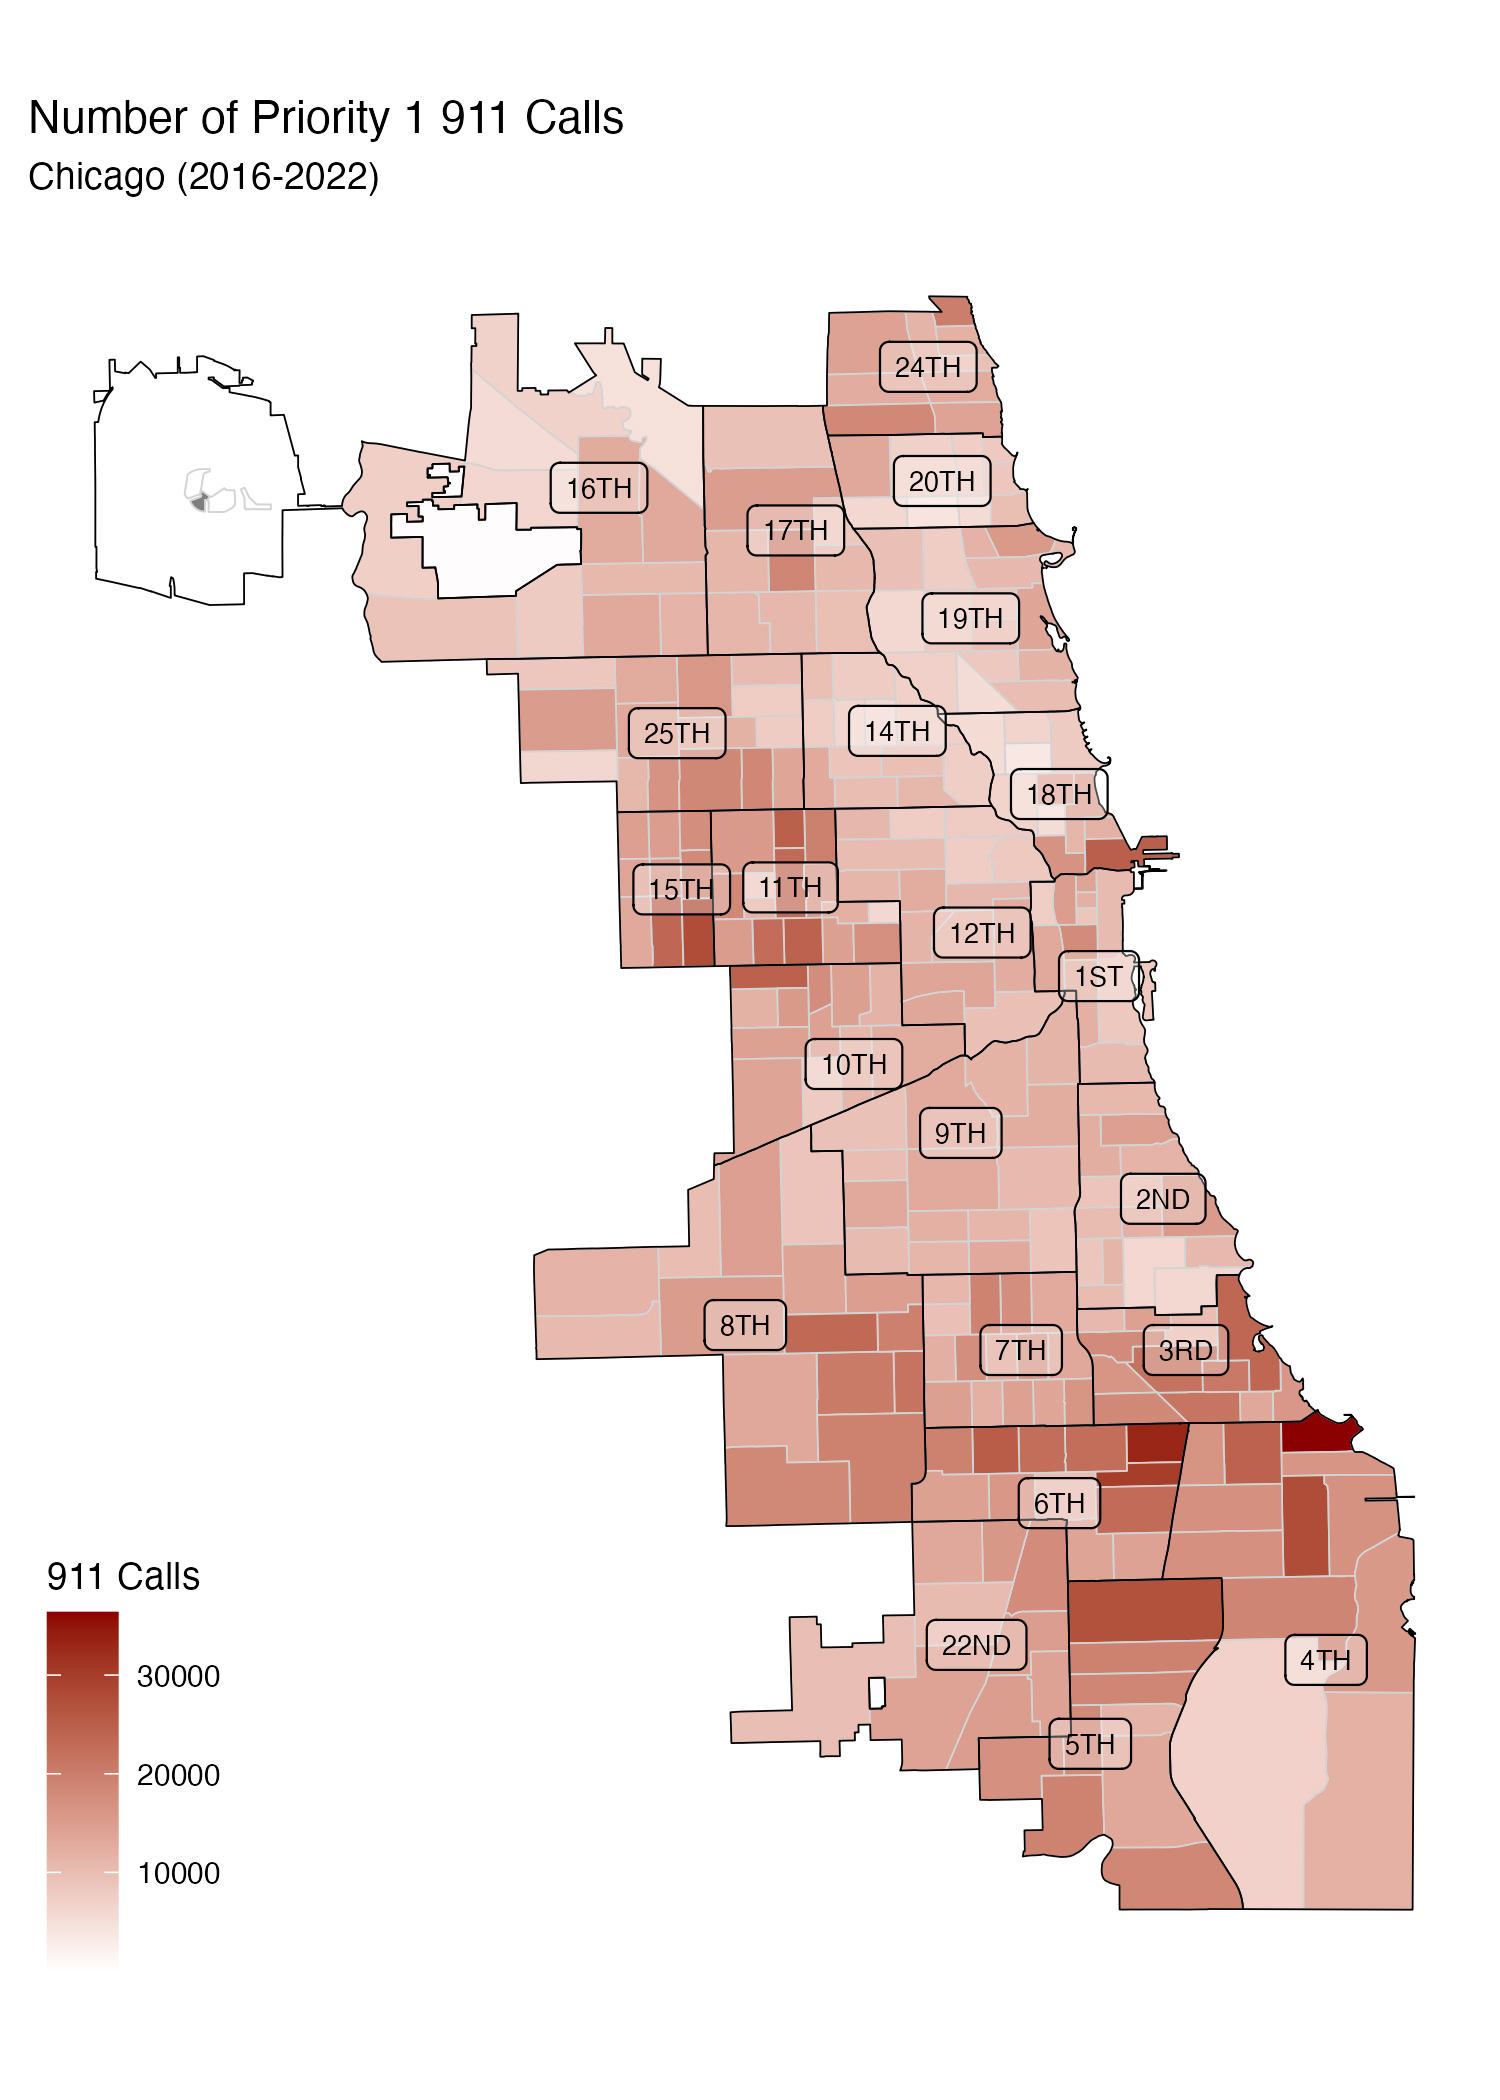

Generate this figure with R:
## Purpose of script:
##
## Author: Michael Topper
##
## Date Last Edited: 2023-04-12
##

library(tidyverse)
library(sf)
library(mapview)
library(gridExtra)

## to create the crime graph
## just need to connect an aggregate number of 911 calls
## to the beat_num in the beat data.
## then can follow the shotspotter map 

if (!exists("dispatch_panel")){
  dispatch_panel <- read_csv(here::here("analysis_data/xxdispatches_clevel.csv"))
  ## priority 1 dispatches only
  dispatch_panel_p1 <- dispatch_panel %>% 
    filter(priority_code ==1)
}

sst <- read_csv("created_data/sst_dispatch_cpd.csv")
chicago_lines <- st_read("raw_data/chicago_boundary/geo_export_2af99ea9-183c-440b-82a5-67f4a40e66d4.shp")
chicago_beats <- st_read("raw_data/boundaries_beats/geo_export_470ee887-3356-4951-a604-91d3441678cf.shp")

aggregate_sst <- sst %>% 
  mutate(sst = 1) %>% 
  group_by(beat_of_occurrence) %>% 
  summarize(number_sst = n()) %>% 
  ungroup()

aggregate_911 <- dispatch_panel_p1 %>% 
  group_by(beat_of_occurrence) %>% 
  summarize(number_911 = n(), number_gun = sum(gun_crime_report)) %>% 
  ungroup()

crime_locations <- chicago_beats %>% 
  left_join(aggregate_911, join_by("beat_num" == "beat_of_occurrence")) %>% 
  left_join(aggregate_sst, join_by("beat_num" == "beat_of_occurrence"))


map_sst <- crime_locations %>% 
  mutate(number_sst = replace_na(number_sst, 0)) %>% 
  ggplot() +
  geom_sf(aes(fill = number_sst), color = "light grey") +
  geom_sf(data = chicago_lines, fill = NA, color = "black") +
  geom_sf_label(data = chicago_lines %>% 
                  filter(dist_label != "31ST"), aes(label = dist_label),
                nudge_x = 0.005,
                size = 2.5,
                alpha = 0.3) +
  scale_fill_gradient(low = "white", high = "dark red") +
  labs(fill = "SST Dispatches") +
  ggthemes::theme_map() +
  ggtitle("Number of ShotSpotter Dispatches", subtitle = "Chicago (2016-2022)") +
  theme(plot.title = element_text(size = 16),
        plot.subtitle = element_text(size = 12),
        axis.title.x = element_blank(),
        axis.title.y = element_blank())



map_911 <- crime_locations %>% 
  ggplot() +
  geom_sf(aes(fill = number_911), color = "light grey") +
  geom_sf(data = chicago_lines, fill = NA, color = "black") +
  geom_sf_label(data = chicago_lines %>% 
                  filter(dist_label != "31ST"), aes(label = dist_label),
                nudge_x = 0.005,
                size = 2.5,
                alpha = 0.3) +
  scale_fill_gradient(low = "white", high = "dark red") +
  labs(fill = "911 Calls") +
  ggthemes::theme_map() +
  ggtitle("Number of 911 Calls", subtitle = "Chicago (2016-2022)") +
  theme(plot.title = element_text(size = 16),
        plot.subtitle = element_text(size = 12),
        axis.title.x = element_blank(),
        axis.title.y = element_blank())

map_911_gun <- crime_locations %>% 
  ggplot() +
  geom_sf(aes(fill = number_gun), color = "light grey") +
  geom_sf(data = chicago_lines, fill = NA, color = "black") +
  geom_sf_label(data = chicago_lines %>% 
                  filter(dist_label != "31ST"), aes(label = dist_label),
                nudge_x = 0.005,
                size = 2.5,
                alpha = 0.3) +
  scale_fill_gradient(low = "white", high = "dark red") +
  labs(fill = "Gun-Related Calls") +
  ggthemes::theme_map() +
  ggtitle("Number of Gun-related 911 Calls", subtitle = "Chicago (2016-2022)") +
  theme(plot.title = element_text(size = 16),
        plot.subtitle = element_text(size = 12),
        axis.title.x = element_blank(),
        axis.title.y = element_blank())

ggsave(map_sst, filename = "presentations/figures/map_sst.jpeg",
       width = 5, height = 7)
ggsave(map_911, filename = "presentations/figures/map_911.jpeg",
       width = 5, height = 7)
ggsave(map_911_gun, filename = "presentations/figures/map_911_gun.jpeg",
       width = 5, height = 7)
